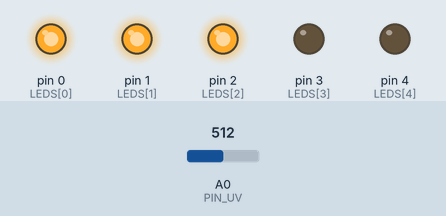
Bench run of a sketch on a simulated Arduino Uno, built with avr-gcc and run on an emulated ATmega328P. On the bench: output pins drawn as LEDs (lit = HIGH). The inputs (shaded band) are chosen by the test bench; at power-on: A0 (PIN_UV) = 512.

Above: at 1.2 s.
1.3 s: A0 (PIN_UV) set to 546
4.3 s: A0 (PIN_UV) set to 561
At 6.3 s:
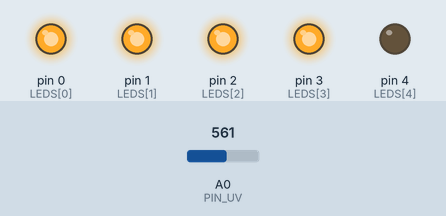
7.0 s: A0 (PIN_UV) set to 694
10.0 s: A0 (PIN_UV) set to 701
At 11.9 s:
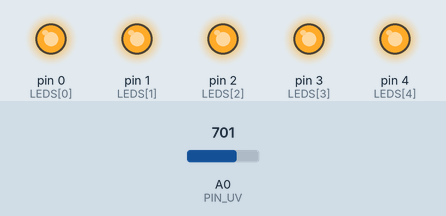
12.4 s: A0 (PIN_UV) set to 511
At 14.2 s:
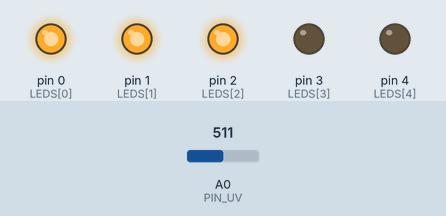
14.5 s: A0 (PIN_UV) set to 428
17.5 s: A0 (PIN_UV) set to 419
At 18.9 s:
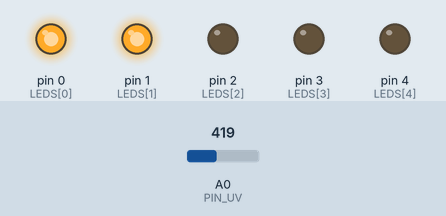
Timing chart, 0 to 20.5 s (numbered marks = the images above; inputs shaded):
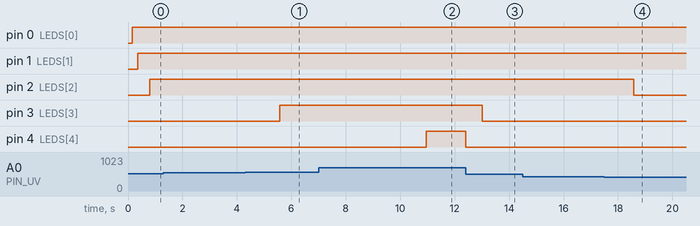

Measured:
- the behaviour switches between 560 and 561 on A0 (PIN_UV) (found by bisection; images 0 and 1)
- the behaviour switches between 700 and 701 on A0 (PIN_UV) (found by bisection; images 1 and 2)
- the behaviour switches between 420 and 419 on A0 (PIN_UV) (found by bisection; images 3 and 4)
- after the input at 1.3 s, every drawn part: stays the same
- after the input at 4.3 s, pin 3 (LEDS[3]): LOW → HIGH after 1.3 s
- after the input at 7.0 s, every drawn part: stays the same
- after the input at 10.0 s, pin 4 (LEDS[4]): LOW → HIGH after 0.95 s
- after the input at 12.4 s, pin 3 (LEDS[3]): HIGH → LOW after 0.61 s; pin 4 (LEDS[4]): HIGH → LOW at once
- after the input at 14.5 s, every drawn part: stays the same
- after the input at 17.5 s, pin 2 (LEDS[2]): HIGH → LOW after 1.1 s

The sketch:

ultraviolet.ino
```cpp
// ultraviolet — relative UV irradiance on a five-LED bar. GUVA-S12SD on A0.
// The sensor reads UV-A and UV-B in proportion; without calibration against a
// reference meter the bar is relative, which is why it has five steps, not a
// number.
const uint8_t PIN_UV = A0;
const uint8_t LEDS[5] = {0, 1, 2, 3, 4};
const int FULL_SCALE = 700;   // ADC counts at bright midday sun, roughly; adjust
float smoothed = 0;

void setup() {
  for (uint8_t i = 0; i < 5; i++) pinMode(LEDS[i], OUTPUT);
}

void loop() {
  smoothed += (analogRead(PIN_UV) - smoothed) * 0.1f;   // slow so the bar does not flicker
  int lit = map(constrain((int)smoothed, 0, FULL_SCALE), 0, FULL_SCALE, 0, 5);
  for (uint8_t i = 0; i < 5; i++) digitalWrite(LEDS[i], i < lit ? HIGH : LOW);
  delay(50);
}
```
